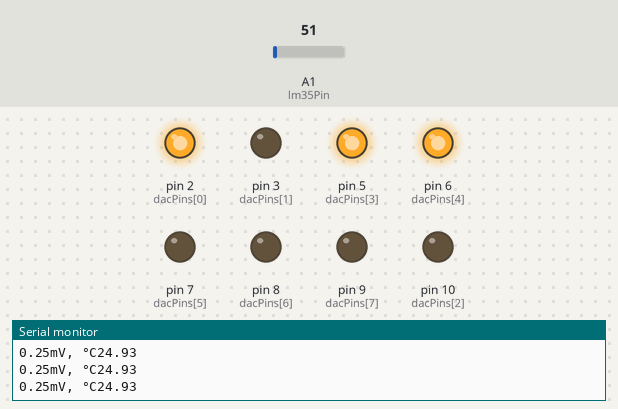
Bench run of a sketch on a simulated Arduino Uno, built with avr-gcc and run on an emulated ATmega328P. Parts: output pins drawn as LEDs (lit = HIGH), the last lines printed to the serial monitor. Inputs (shaded band) come from the test bench; at power-on: A1 (lm35Pin) = 51.

Above: at 1.2 s.
1.3 s: A1 (lm35Pin) set to 61
At 2.5 s:
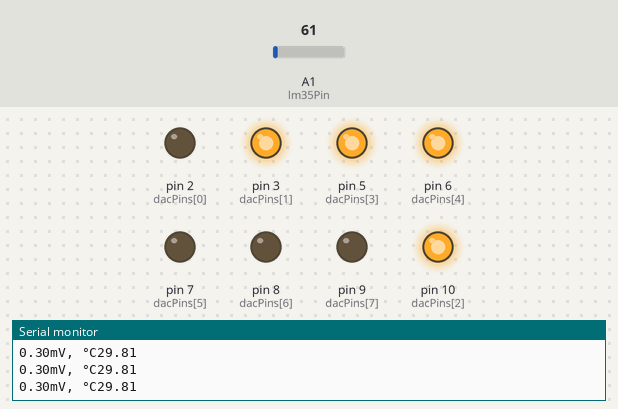
2.8 s: A1 (lm35Pin) set to 62
At 4.0 s:
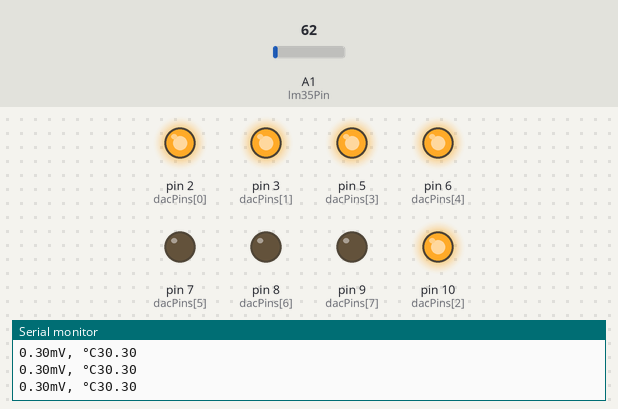
4.3 s: A1 (lm35Pin) set to 71
At 4.8 s:
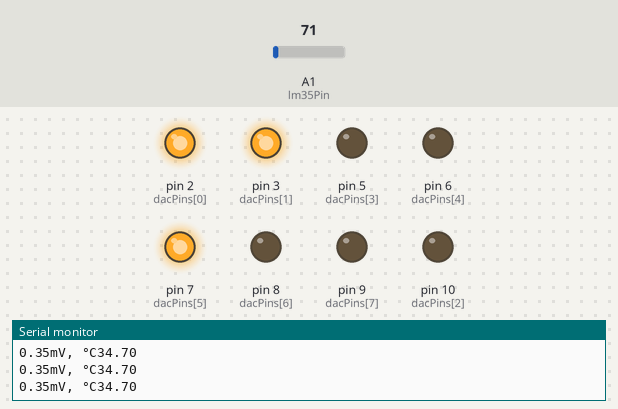
5.8 s: A1 (lm35Pin) set to 86
At 6.4 s:
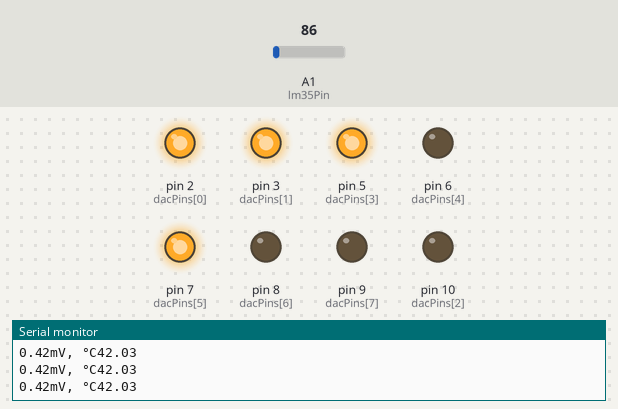
7.3 s: A1 (lm35Pin) set to 88
At 8.1 s:
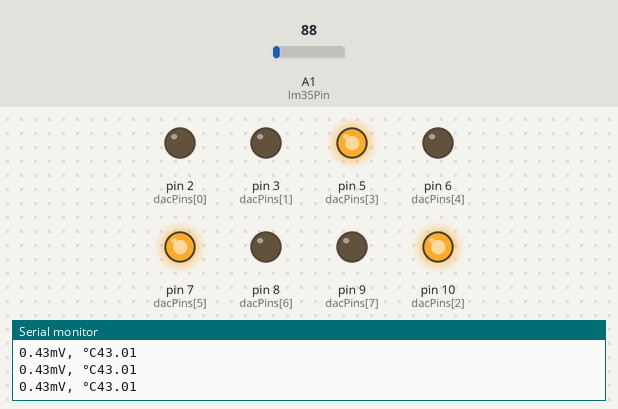
8.8 s: A1 (lm35Pin) set to 112
At 9.8 s:
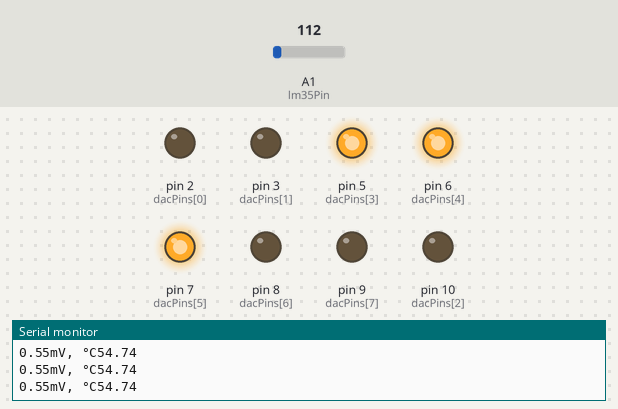
Timing chart, 0 to 11.3 s (numbered marks = the images above; inputs shaded):
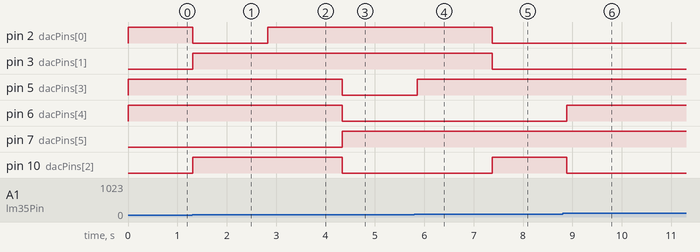

Measured:
- the behaviour switches between 61 and 62 on A1 (lm35Pin) (found by bisection; images 1 and 2)
- the behaviour switches between 87 and 88 on A1 (lm35Pin) (found by bisection; images 4 and 5)
- after the input at 1.3 s, pin 2 (dacPins[0]): HIGH → LOW at once; pin 3 (dacPins[1]), pin 10 (dacPins[2]): LOW → HIGH at once
- after the input at 2.8 s, pin 2 (dacPins[0]): LOW → HIGH at once
- after the input at 4.3 s, pin 5 (dacPins[3]), pin 6 (dacPins[4]), pin 10 (dacPins[2]): HIGH → LOW at once; pin 7 (dacPins[5]): LOW → HIGH at once
- after the input at 5.8 s, pin 5 (dacPins[3]): LOW → HIGH after 0.06 s
- after the input at 7.3 s, pin 2 (dacPins[0]), pin 3 (dacPins[1]): HIGH → LOW after 0.07 s; pin 10 (dacPins[2]): LOW → HIGH after 0.07 s
- after the input at 8.8 s, pin 6 (dacPins[4]): LOW → HIGH after 0.09 s; pin 10 (dacPins[2]): HIGH → LOW after 0.09 s

The sketch:

main.ino
```cpp
// CODIGO DEL CONVERSOR DE ANALOGICO A DIGITAL CON ARDUINO

const int lm35Pin = A1;  // Pin del sensor LM35
const int dacPins[8] = {2, 3, 10, 5, 6, 7, 8, 9};  // Pines para el DAC0808
void setup() {
  Serial.begin(9600);  // Iniciar monitor serial

  for (int i = 0; i < 8; i++) {
    pinMode(dacPins[i], OUTPUT);
  }
}
void loop() {
  int analogValue = analogRead(lm35Pin);     // Lectura del LM35 (0–1023)
  float voltaje = analogValue * (5.0 / 1023.0);  // Conversión a voltios
  float tempC = voltaje * 100;              // Cada 10mV = 1 °C

  byte digital8bit = analogValue / 2;
  if (digital8bit > 255) digital8bit = 255;

  sendToDAC(digital8bit);

  // Mostrar voltaje para graficarlo
  Serial.print(voltaje);
  Serial.print("mV, °C");
  Serial.println(tempC);

  delay(100);  // Cada 100 ms
}
void sendToDAC(byte value) {
  for (int i = 0; i < 8; i++) {
    digitalWrite(dacPins[i], bitRead(value, i));
  }
}
```
